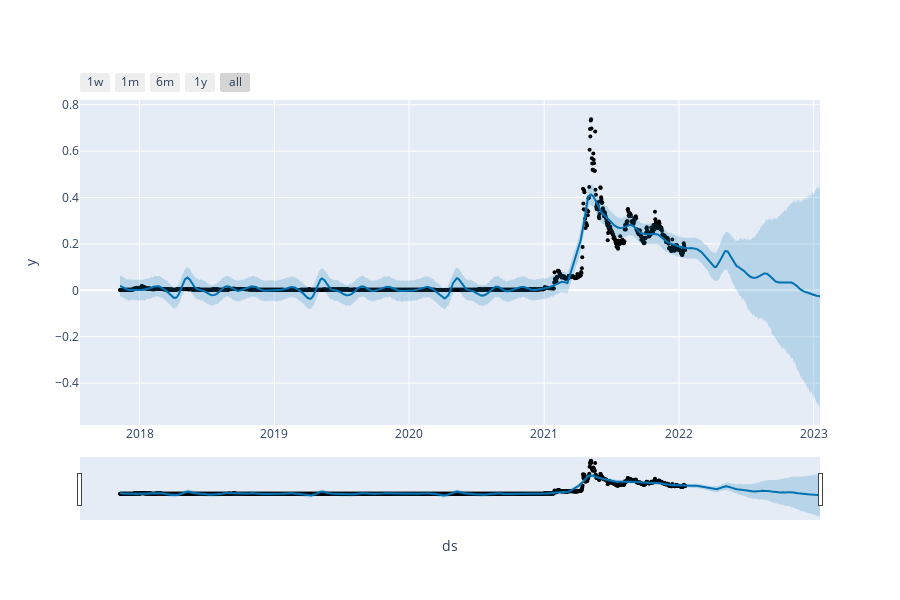

The notebook cell saved with this chart:
### Code cell
# Python
from prophet.plot import plot_plotly, plot_components_plotly

plot_plotly(m, forecast)

### Figure 1 — Plotly figure (JSON) as saved in the notebook; plotly's stock layout.template omitted (floating-point values rounded to 4 significant figures; data arrays with more than 128 entries replaced by an {"elided": "..."} marker saying what was removed)
{"data": [{"marker": {"color": "black", "size": 4}, "mode": "markers", "name": "Actual", "type": "scatter", "x": {"elided": "1532 str values"}, "y": {"elided": "1532 float values"}}, {"hoverinfo": "skip", "line": {"width": 0}, "mode": "lines", "type": "scatter", "x": {"elided": "1897 str values"}, "y": {"elided": "1897 float values"}}, {"fill": "tonexty", "fillcolor": "rgba(0, 114, 178, 0.2)", "line": {"color": "#0072B2", "width": 2}, "mode": "lines", "name": "Predicted", "type": "scatter", "x": {"elided": "1897 str values"}, "y": {"elided": "1897 float values"}}, {"fill": "tonexty", "fillcolor": "rgba(0, 114, 178, 0.2)", "hoverinfo": "skip", "line": {"width": 0}, "mode": "lines", "type": "scatter", "x": {"elided": "1897 str values"}, "y": {"elided": "1897 float values"}}], "layout": {"height": 600, "showlegend": false, "width": 900, "xaxis": {"rangeselector": {"buttons": [{"count": 7, "label": "1w", "step": "day", "stepmode": "backward"}, {"count": 1, "label": "1m", "step": "month", "stepmode": "backward"}, {"count": 6, "label": "6m", "step": "month", "stepmode": "backward"}, {"count": 1, "label": "1y", "step": "year", "stepmode": "backward"}, {"step": "all"}]}, "rangeslider": {"visible": true}, "title": {"text": "ds"}, "type": "date"}, "yaxis": {"title": {"text": "y"}}}}
